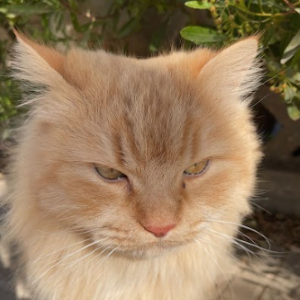
#> input picture backend/storage/original/cat.png, 300 x 300 px, found by its file name
$ jupyter execute 'OOP Mixer.ipynb'
#> lines starting #> are read from the running program, lines starting #| are printed output that depends on the picture
[cell 1]
import numpy as np
from scipy.fft import  rfft2, irfft2,fft2,ifft2 , fftshift , ifftshift
from scipy.fftpack import ifftshift

import cv2
import pylab
from matplotlib import pyplot as plt

# Functions

[cell 2]
class Image:

    def __init__(self, image_path, width,height):
#> called with image_path = 'cat.png', width = 300, height = 300
        self.image_path = image_path
        self.width = width
        self.height = height
#         self.fftmag = 1
#         selg.fftangle = 1
        self.image =cv2.imread(self.image_path,0)
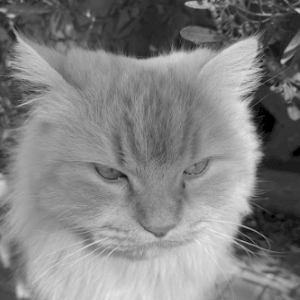
#> self.image: shape (300, 300); min 0, max 235, mean 128.9
#> call 2 of __init__, with image_path = 'Desert.png', width = 300, height = 300
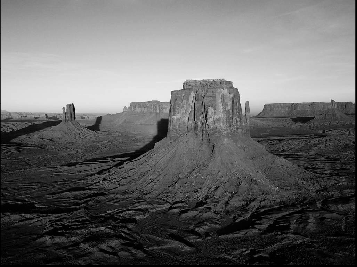
#> input picture backend/storage/mix/Desert.png, 357 x 267 px, found by its file name
#> in __init__, self.image is the input picture: shape (267, 357); min 0, max 255, mean 103.6
#> in __init__ (call 2), `self.image = cv2.resize(self.image, (self.width,self.height))`:
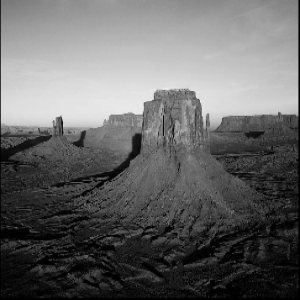
#> self.image: shape (300, 300); min 0, max 245, mean 103.4
        if (self.image.shape[0] != self.width) & (self.image.shape[1] != self.height) :
            self.image = cv2.resize(self.image, (self.width,self.height))

    def calculate_img_magnitude_phase(self):
        fftdata = fft2(self.image)
        fftdata = fftshift(fftdata)
        self.fftmag = np.abs(fftdata)
        self.fftangle = np.angle(fftdata)
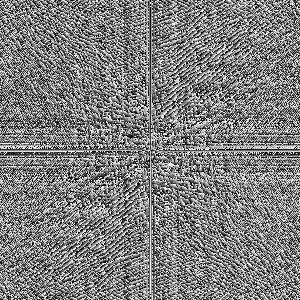
#> self.fftangle: shape (300, 300) float64; min -3.14, max 3.14, mean -6.98e-05; drawn with min black and max white
    #     fftphase = np.exp(np.multiply(1j,fftangle))
#         return self.fftmag , self.fftangle

    def save_3_images(self,name):
#> called with name = 'img1'
        img_mag = ifftshift(np.multiply(self.fftmag,1))
        img_mag = ifft2(img_mag)
        img_phase = ifftshift(1 * np.exp(np.multiply(1j,self.fftangle)))
        img_phase = ifft2(img_phase)
        plt.imsave(f"{name}.png",self.image, cmap='gray')
        plt.imsave(f"{name}_mag.png",img_mag.real, cmap='gray')
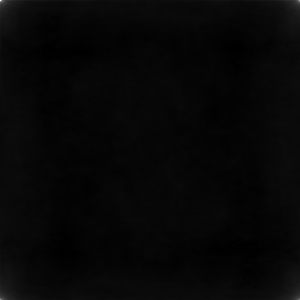
#> saved as img1_mag.png: shape (300, 300, 3); min 0, max 255, mean 6.7
        plt.imsave(f"{name}_phase.png",img_phase.real, cmap='gray')
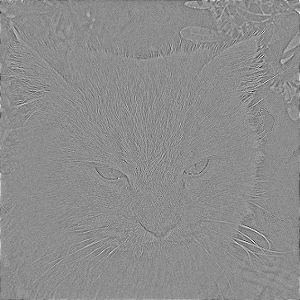
#> saved as img1_phase.png: shape (300, 300, 3); min 0, max 255, mean 140.7
#> in calculate_img_magnitude_phase (call 2), `self.fftangle = np.angle(fftdata)`:
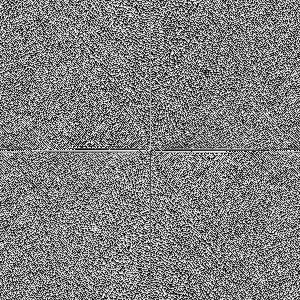
#> self.fftangle: shape (300, 300) float64; min -3.14, max 3.14, mean -3.49e-05; drawn with min black and max white
#> call 2 of save_3_images, with name = 'img2'
#> in save_3_images (call 2), `plt.imsave(f"{name}_phase.png",img_phase.real, cmap='gray')`:
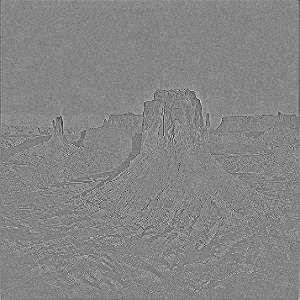
#> saved as img2_phase.png: shape (300, 300, 3); min 0, max 255, mean 133.2
#         plt.imsave(f"data\generated_images\\{name}.png",self.image, cmap='gray')
#         plt.imsave(f"data\generated_images\\{name}_mag.png",img_mag.real, cmap='gray')
#         plt.imsave(f"data\generated_images\\{name}_phase.png",img_phase.real, cmap='gray')

[cell 3]
class Processing :

    @staticmethod
    def crop_2d_img(image,**dimenions) :
        max_height= image.shape[0]-1
#> max_height = 299

        x1 = dimenions["x"] *  image.shape[0] /100
#> x1 = 0
        x2 = x1 + (dimenions["width"] *  image.shape[0] /100)
#> x2 = 150
        y2 = (100- dimenions["y"] )* image.shape[1] /100
#> y2 = 150
        y1 = y2 - (dimenions["height"] * image.shape[1] /100)
#> y1 = 0
    #     cutted_img = np.ones_like(image)
    #     cutted_img = np.full_like(image,235)
        cutted_img = np.zeros_like(image)
        for x in range(int(x1),int(x2)):
            for y in range(int(y1),int(y2)):
                cutted_img[max_height-1-y,x] = image[max_height-1-y,x]
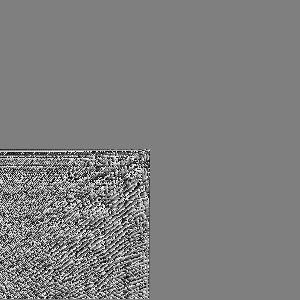
#> cutted_img: shape (300, 300) float64; min -3.14, max 3.14, mean -0.00692; drawn with min black and max white
        return cutted_img

    @staticmethod
    def save_mixed_image(mag,phase):
        mixed_image_data = np.multiply(mag, phase)
        mixed_image = irfft2(mixed_image_data)
        mixed_image_abs = np.abs(irfft2(mixed_image_data))
        plt.imsave(f"data\generated_images\ .png",mixed_image, cmap='gray')

    @staticmethod
    def plot_mixed_imgs(img_mag_data,img_angle_data):
        img_mag = ifftshift(np.multiply(img_mag_data,np.exp(1+1j)))
        img_mag = ifft2(img_mag)
        img_phase = ifftshift(1 * np.exp(np.multiply(1j,img_angle_data)))
        img_phase = ifft2(img_phase)
    #     img_phase = cv2.equalizeHist(img_phase.real.astype(np.uint8))
        reconstructed_img = ifftshift(np.multiply(img_mag_data,np.exp(np.multiply(1j,img_angle_data))))
        reconstructed_img = ifft2(reconstructed_img)
    #     reconstructed_img=cv2.equalizeHist(reconstructed_img.real.astype(np.uint8))
        pylab.figure(figsize=(8,8))
        pylab.subplot(2,2,1), pylab.imshow(img_mag.real, cmap='gray'),
        pylab.title('Magnitude', size=20)
        pylab.subplot(2,2,2), pylab.imshow(img_phase.real, cmap='gray')
        pylab.title('Phase', size=20)
        pylab.subplot(2,2,3), pylab.imshow(np.abs(reconstructed_img), cmap='gray')
        pylab.title('Mixed Img', size=20)
    #     cv2.imwrite("Mixed IMGGG2.png", reconstructed_img.real)
        pylab.show()

# Proccess

[cell 4]
img1_path = "cat.png"
img2_path = "Desert.png"
img3_path = "human_back.jpg"
img4_path = "me.jpeg"

[cell 5]
x1=100
x2=200
y1=100
y2=200

[cell 6]
img_1 = Image(img1_path,300,300)
img_2 = Image(img2_path,300,300)

[cell 7]
img_1.calculate_img_magnitude_phase()
img_1.save_3_images("img1")
img_2.calculate_img_magnitude_phase()
img_2.save_3_images("img2")

[cell 8]
Processing.plot_mixed_imgs(img_1.fftmag,img_2.fftangle)

[cell 9]
dimenions = {"height": 50,
"width": 50,
"x": 0,
"y": 50}

[cell 10]
cropped_angle = Processing.crop_2d_img(img_1.fftangle,**dimenions)

[cell 11]
Processing.plot_mixed_imgs(img_1.fftmag,cropped_angle)
#> in plot_mixed_imgs (call 2), `pylab.show()`:
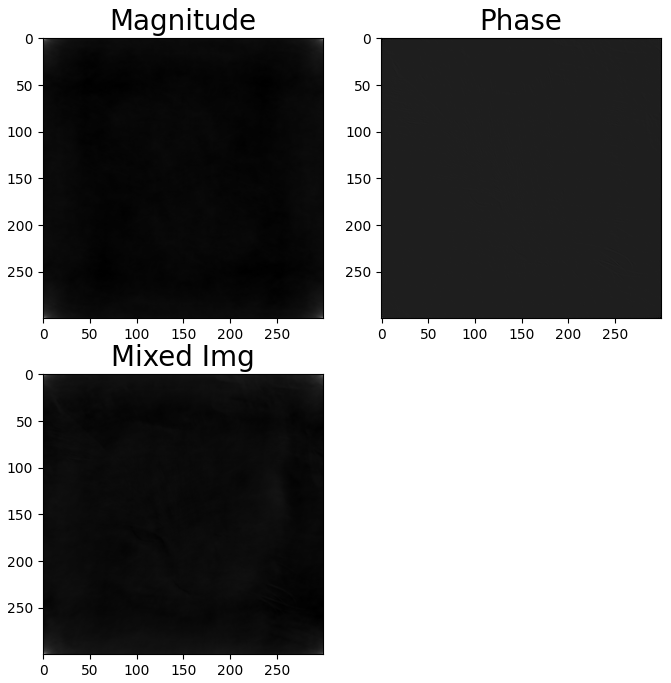
#> figure drawn by matplotlib, 3 panels
